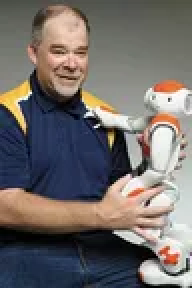
#> input picture Face_Rec/Images/Hunter/234-2.webp, 96 x 144 px, shrunk from 400 x 600 before the run (shown 2 times larger); its folder holds only this picture in this run
$ python trainerPleaseWork.py
#> lines starting #> are read from the running program, lines starting #| are printed output that depends on the picture
import os
import cv2
import numpy as np
import pickle
import pyrealsense2 as rs
from PIL import Image

# Initialize face recognizer and detector
face_cascade = cv2.CascadeClassifier('haarcascade_frontalface_default.xml')
recognizer = cv2.face.LBPHFaceRecognizer_create()

data_path = "Images/"
labels = {}
current_id = 0
x_train, y_labels = [], []

for person in os.listdir(data_path):
    person_path = os.path.join(data_path, person)
    labels[person] = current_id
    for img_name in os.listdir(person_path):
        img_path = os.path.join(person_path, img_name)
        image = Image.open(img_path).convert("L")
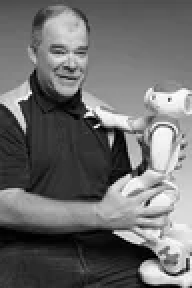
#> image: PIL image 96x144 L (shown 2 times larger); min 0, max 255, mean 109
        img_array = np.array(image, "uint8")

        faces = face_cascade.detectMultiScale(img_array, scaleFactor=1.1, minNeighbors=5)
#> faces = [[16, 12, 35, 35]]
        for (x, y, w, h) in faces:
            x_train.append(img_array[y:y+h, x:x+w])
            y_labels.append(current_id)
#> this loop made 1 pass
#> after the loop, x_train = 1 item; y_labels = [0]

    current_id += 1
#> pass 2 of the loop `for person in os.listdir(data_path):`:
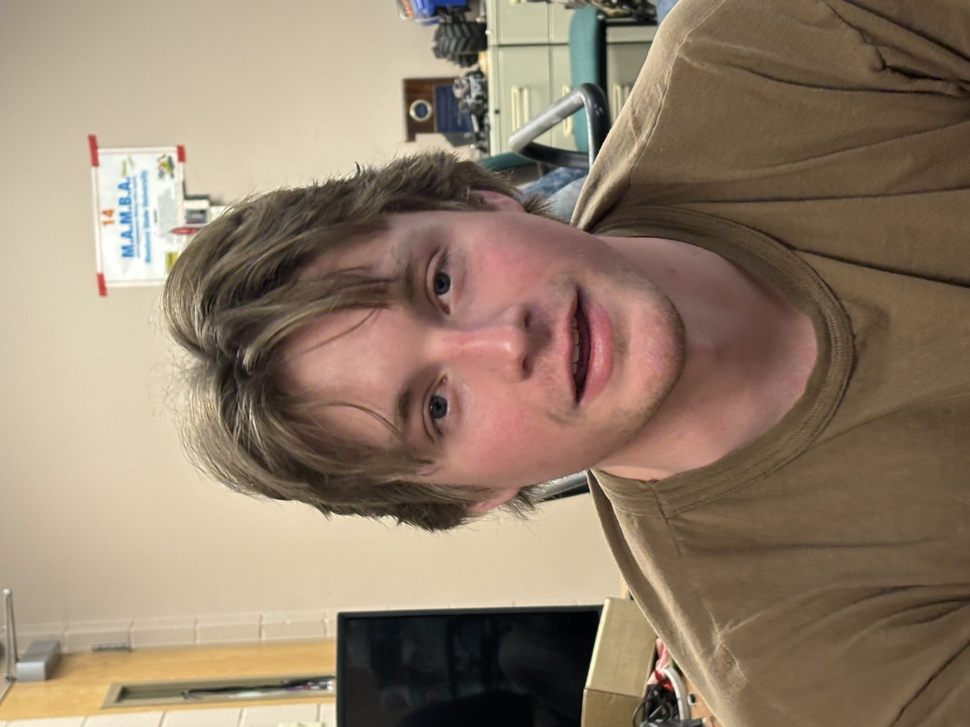
#> input picture Face_Rec/Images/Jackson/IMG_0360.jpg, 970 x 727 px, shrunk from 4032 x 3024 before the run
#> `image = Image.open(img_path).convert("L")`:
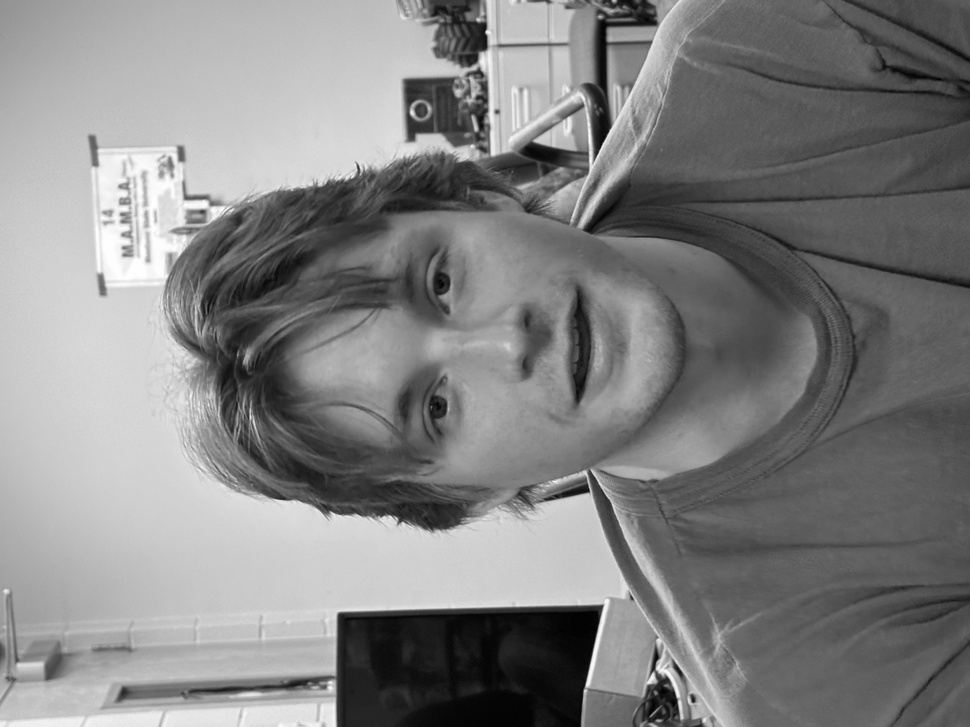
#> image: PIL image 970x727 L; min 0, max 255, mean 130.4
#> faces = ()

# Save label mappings
with open("labels.pickle", "wb") as f:
    pickle.dump(labels, f)

# Train recognizer
recognizer.train(x_train, np.array(y_labels))
recognizer.save("trainer.yml")
